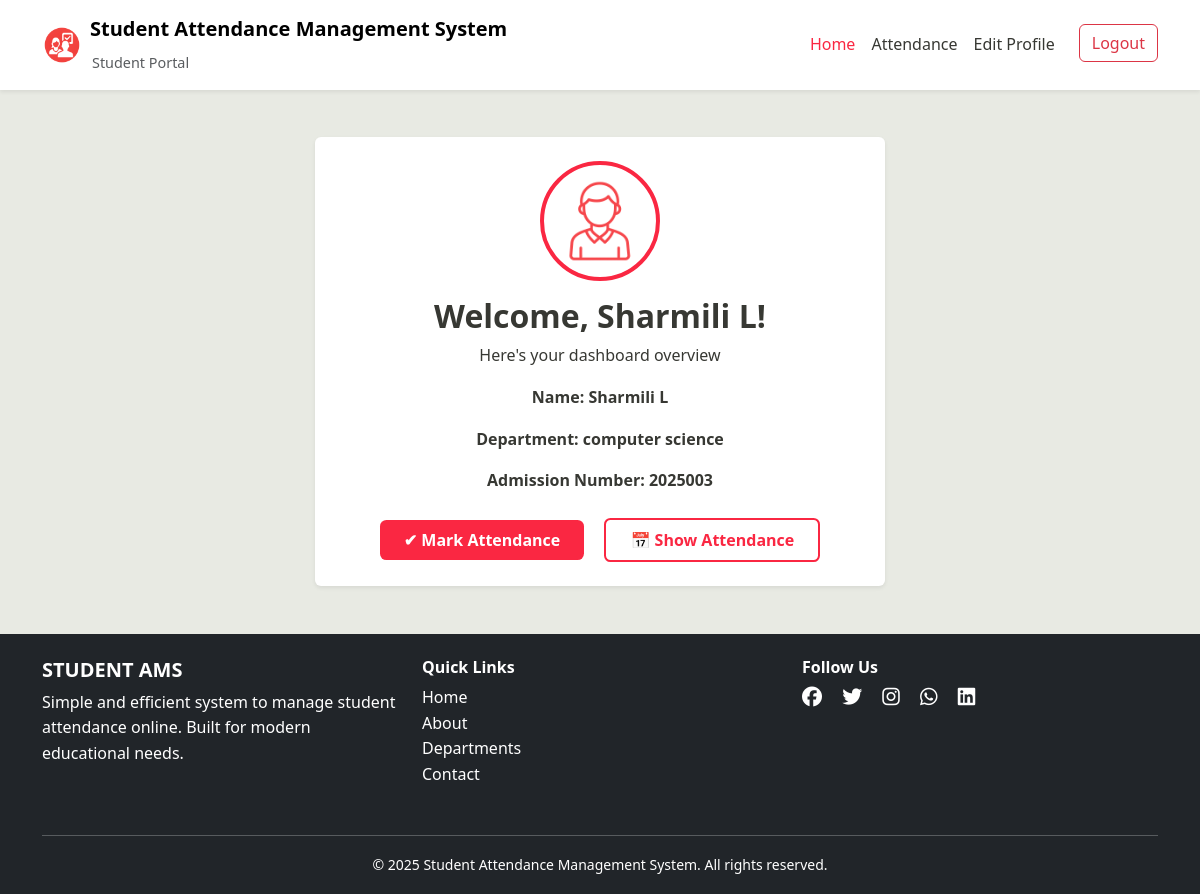
/student/studentHome/ (signed in), run on an earlier commit of the app's database.
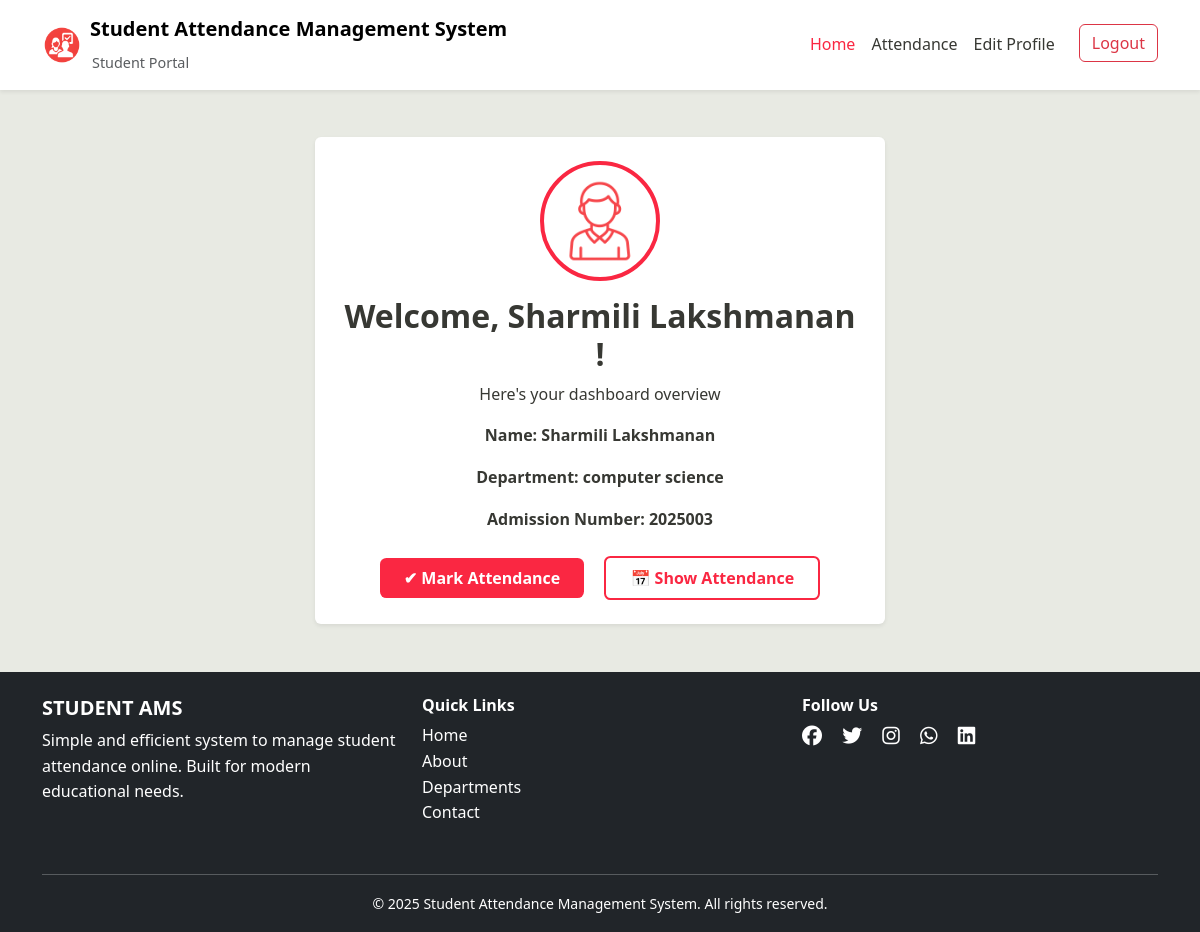
And on a later commit of the database.
### core/models.py (models this page shows, shortened)
class StudentProfile(models.Model):
    user = models.OneToOneField(settings.AUTH_USER_MODEL, on_delete=models.CASCADE)
    admn_no = models.CharField(max_length=20, primary_key=True, unique=True)
    full_name = models.CharField(max_length=150, null=True, blank=True)
    roll_no = models.CharField(max_length=50, unique=True, blank=True,null=True)
    phone = models.CharField(max_length=15)
    department = models.CharField(max_length=100)

### student/views.py (the view)
    @login_required
    def wrapper(request, *args, **kwargs):
        if hasattr(request.user, 'role') and request.user.role == 'student':
            return view_func(request, *args, **kwargs)
        else:
            return HttpResponseForbidden("You are not authorized to view this page.")

### student/views.py (called while the page is built)
def student_required(view_func):
    @login_required
    def wrapper(request, *args, **kwargs):
        if hasattr(request.user, 'role') and request.user.role == 'student':
            return view_func(request, *args, **kwargs)
        else:
            return HttpResponseForbidden("You are not authorized to view this page.")
    return wrapper

@never_cache
@student_required
def studentHome(request):
    user = request.user
    try:
        student_profile = StudentProfile.objects.get(user=user)
    except StudentProfile.DoesNotExist:
        student_profile = None  # or handle error
    context = {
        'user': user,
        'student_profile': student_profile,
    }
    return render(request, 'Student_AMS/studentHome.html', context)

### templates/Student_AMS/studentHome.html (shortened to what this page needs)
{% extends './studentBase.html' %}
{% load static %}
{% block content %}
<div class="row g-4" style="margin-top: -75px; justify-content: center;">
  <section class="col-md-6 student-home-card p-4 shadow-sm rounded" style="background-color:#fff;">
    <div class="text-center">
      <img src="{% static 'images/studentAvatar.png' %}" alt="Student Avatar" class="student-avatar mb-3" />
      <h2 style="color: var(--dark-text); font-weight: 700;">Welcome, {% if student_profile %}  {{ student_profile.full_name }}!{% else %}
        <p style="color: var(--dark-text); font-weight: 600;">Profile information is not available.</p>
      {% endif %}</h2>
      <p class="dashboard-subtext" style="color: var(--dark-text); font-weight: 500;">Here's your dashboard overview</p>
      {% if student_profile %}
        <p style="color: var(--dark-text); font-weight: 600;"><strong>Name:</strong> {{ student_profile.full_name }}</p>
        <p style="color: var(--dark-text); font-weight: 600;"><strong>Department:</strong> {{ student_profile.department }}</p>
        <p style="color: var(--dark-text); font-weight: 600;"><strong>Admission Number:</strong> {{ student_profile.admn_no }}</p>
      {% else %}
        <p style="color: var(--dark-text); font-weight: 600;">Profile information is not available.</p>
      {% endif %}
      <div class="student-home-actions mt-4">
        <a href="{% url 'markAttendance' %}" class="btn btn-accent me-3 px-4 py-2">✔ Mark Attendance</a>
        <a href="{% url 'studentShowAttendance' %}" class="btn btn-outline px-4 py-2">📅 Show Attendance</a>
      </div>
    </div>
  </section>
</div>
{% endblock %}

What changed in the data, as far as the page shows it:
changed StudentProfile "computer science": full_name "Sharmili L" → "Sharmili Lakshmanan"
